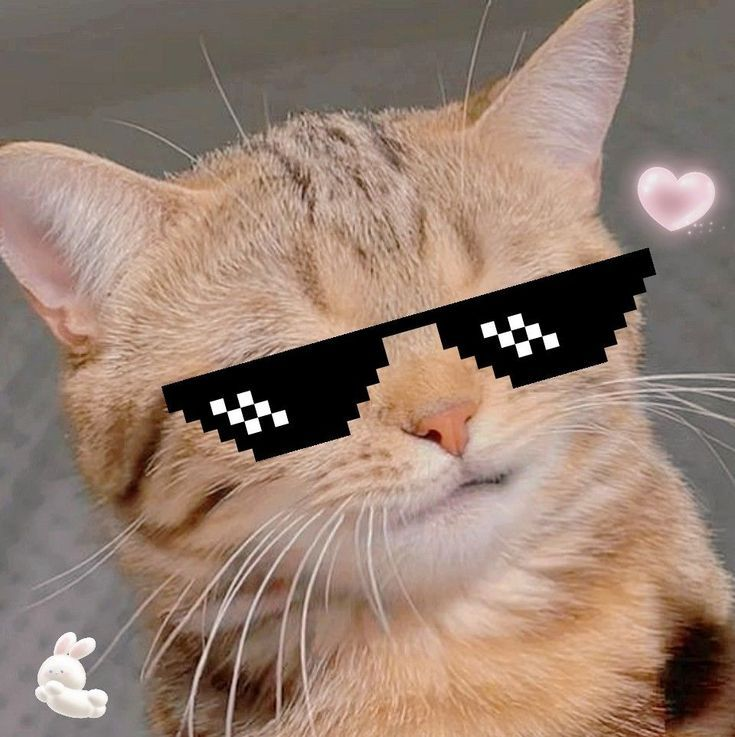
#> input picture day4/sample.jpg, 735 x 737 px
$ python grayscale_image.py
#> lines starting #> are read from the running program, lines starting #| are printed output that depends on the picture
import cv2

image = cv2.imread('sample.jpg')
#> image is the input picture: shape (737, 735, 3); mean B, G, R 112.3, 126.3, 149.1

if image is None:
    print("Error: Image not found or path is incorrect.")
else:
    # Convert to grayscale
    gray_image = cv2.cvtColor(image, cv2.COLOR_BGR2GRAY)
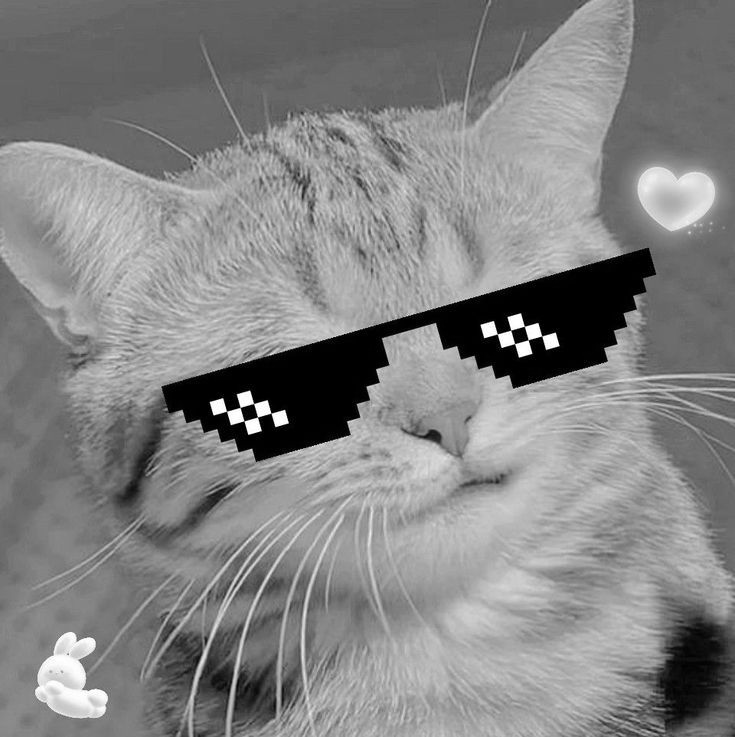
#> gray_image: shape (737, 735); min 0, max 255, mean 131.5

    # Display the original and grayscale images
    cv2.imshow('Original Image', image)
    cv2.imshow('Grayscale Image', gray_image)

    # Save the grayscale image
    cv2.imwrite('gray_sample.jpg', gray_image)

    # Wait for a key press and close all windows
    cv2.waitKey(0)
    cv2.destroyAllWindows()
